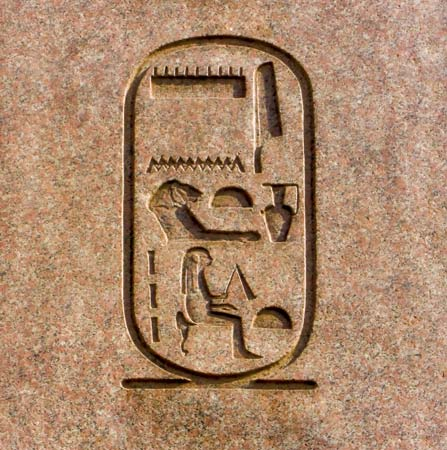
#> input picture test2.jpg, 447 x 450 px
$ python trial2.py
#> lines starting #> are read from the running program, lines starting #| are printed output that depends on the picture
import cv2
import numpy as np
from matplotlib import pyplot as plt
img = cv2.imread('test2.jpg')
#> img is the input picture: shape (450, 447, 3); mean B, G, R 107.8, 136.7, 172.7
blur = cv2.bilateralFilter(img,21,75,75)
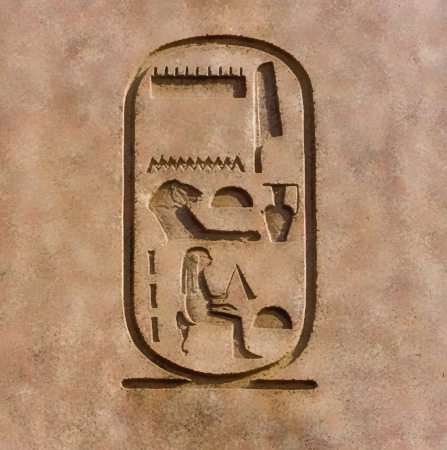
#> blur: shape (450, 447, 3); mean B, G, R 107.9, 136.8, 172.9
plt.subplot(121), plt.imshow(img), plt.title('Original')
plt.xticks([]), plt.yticks([])
plt.subplot(122), plt.imshow(blur), plt.title('Bilateral')
plt.xticks([]), plt.yticks([])
plt.show()
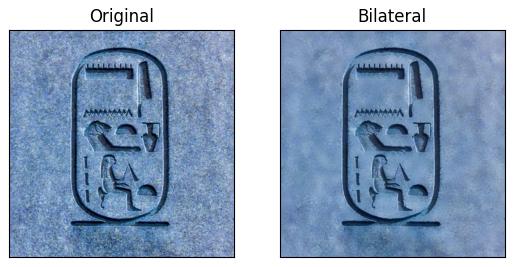
#> figure drawn by matplotlib, 2 panels; B, G, R data is drawn as R, G, B
